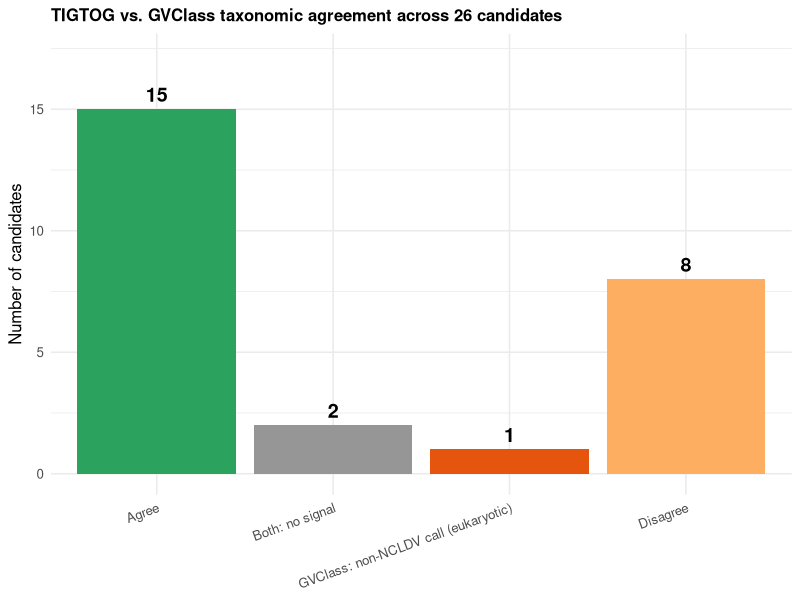
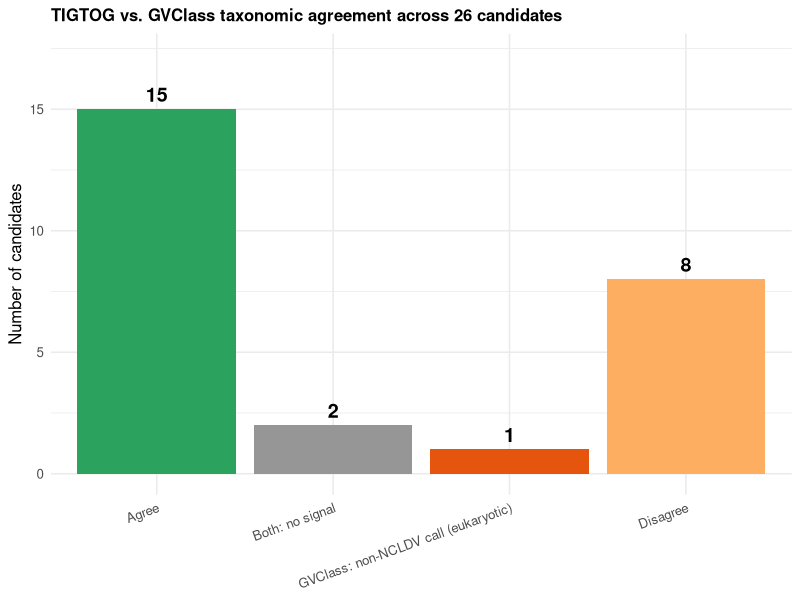

Source code (R) for these figures, in order:
# ===================================================================
# Script: 06_taxonomy_agreement.R
# Purpose: TIGTOG vs. GVClass agreement summary (Figure 6) + detail table
# Requires: tigtog_results_v5.prediction_result.tsv, gvclass_summary.tsv
# ===================================================================

library(dplyr)
library(stringr)
library(ggplot2)

tigtog <- read.table("tigtog_results_v5.prediction_result.tsv", header = TRUE, sep = "\t", stringsAsFactors = FALSE)
gvclass <- read.table("gvclass_summary.tsv", header = TRUE, sep = "\t", stringsAsFactors = FALSE)
stopifnot(nrow(tigtog) == 26, nrow(gvclass) == 26)

tigtog_clean <- tigtog %>%
  transmute(candidate = str_replace(Sequence, "_length.*", ""), tigtog_order = Predicted_Order)

gvclass_clean <- gvclass %>%
  transmute(
    candidate = str_replace(query, "_length.*", ""),
    gvclass_order_raw = order,
    gvclass_order = case_when(
      is.na(order) | order == "" ~ "No confident call",
      TRUE ~ str_extract(order, "(?<=NCLDV__)[^:]+")
    )
  )

comparison <- inner_join(tigtog_clean, gvclass_clean, by = "candidate")
stopifnot(nrow(comparison) == 26)

comparison$agreement <- case_when(
  comparison$tigtog_order == "Not_GV" & comparison$gvclass_order == "No confident call" ~ "Both: no signal",
  comparison$gvclass_order == "No confident call" ~ "GVClass: no call",
  is.na(comparison$gvclass_order) ~ "GVClass: non-NCLDV call (eukaryotic)",
  comparison$tigtog_order == comparison$gvclass_order ~ "Agree",
  TRUE ~ "Disagree"
)

message("Agreement summary (expect Agree=15, Both:no signal=2, non-NCLDV=1, Disagree=8):")
print(table(comparison$agreement))

comparison$agreement <- factor(comparison$agreement,
                               levels = c("Agree", "Both: no signal", "GVClass: non-NCLDV call (eukaryotic)", "Disagree"))
summary_counts <- comparison %>% count(agreement)

p_agree <- ggplot(summary_counts, aes(x = agreement, y = n, fill = agreement)) +
  geom_col() +
  geom_text(aes(label = n), vjust = -0.5, size = 5, fontface = "bold") +
  scale_fill_manual(values = c(
    "Agree" = "#2ca25f", "Both: no signal" = "#969696",
    "GVClass: non-NCLDV call (eukaryotic)" = "#e6550d", "Disagree" = "#fdae61"
  ), guide = "none") +
  labs(title = "TIGTOG vs. GVClass taxonomic agreement across 26 candidates",
       x = NULL, y = "Number of candidates") +
  ylim(0, max(summary_counts$n) * 1.15) +
  theme_minimal(base_size = 12) +
  theme(plot.title = element_text(size = 12, face = "bold"),
        axis.text.x = element_text(angle = 20, hjust = 1))

ggsave("Figure6_taxonomy_agreement.pdf", plot = p_agree, width = 8, height = 6, dpi = 300)
ggsave("Figure6_taxonomy_agreement.png", plot = p_agree, width = 8, height = 6, dpi = 300)

write.csv(
  comparison %>% select(candidate, tigtog_order, gvclass_order_raw, agreement) %>% arrange(agreement, candidate),
  "Table_taxonomy_comparison_detail.csv", row.names = FALSE
)
message("Figure 6 complete.")
